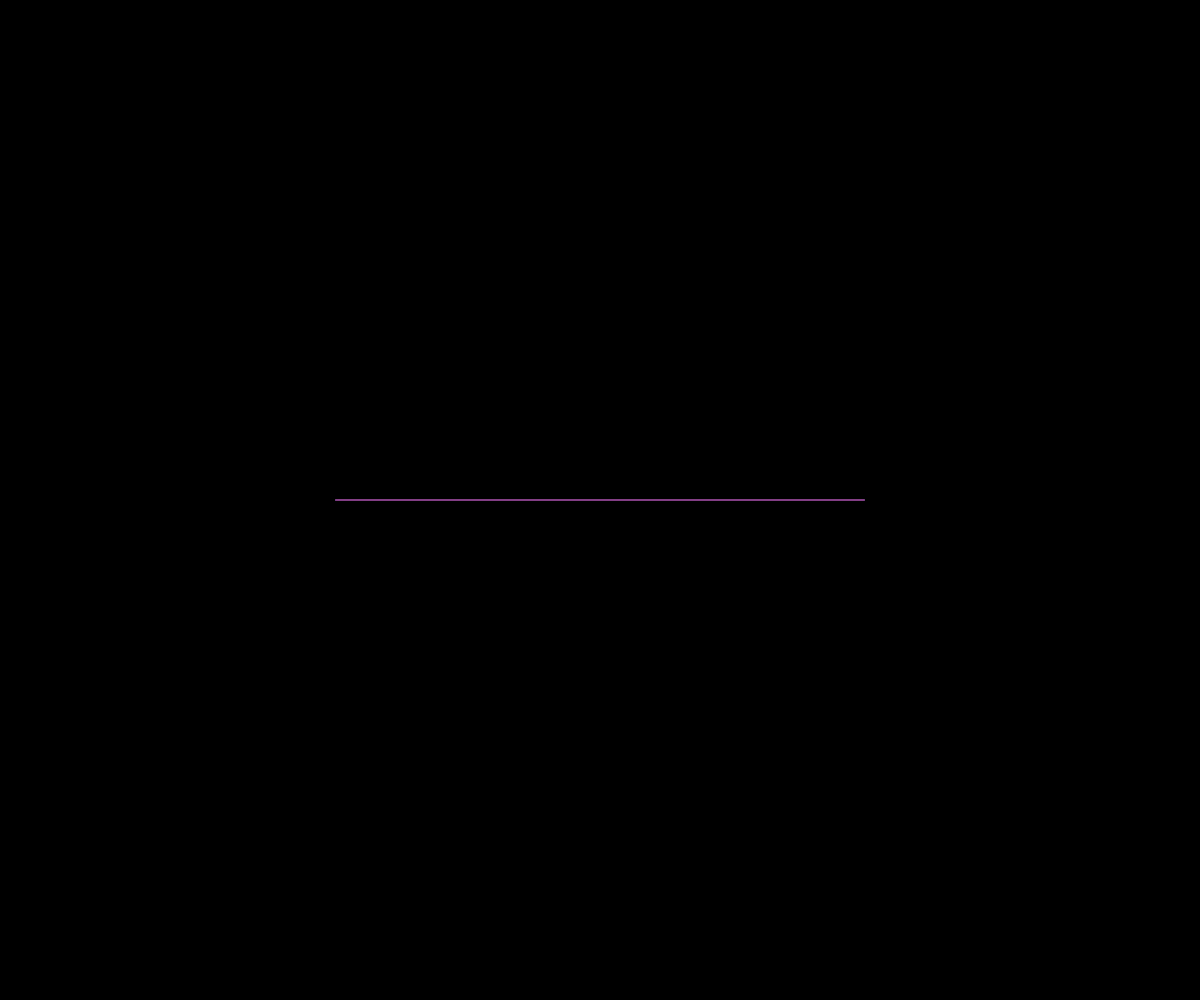
Frame 1 (no input)
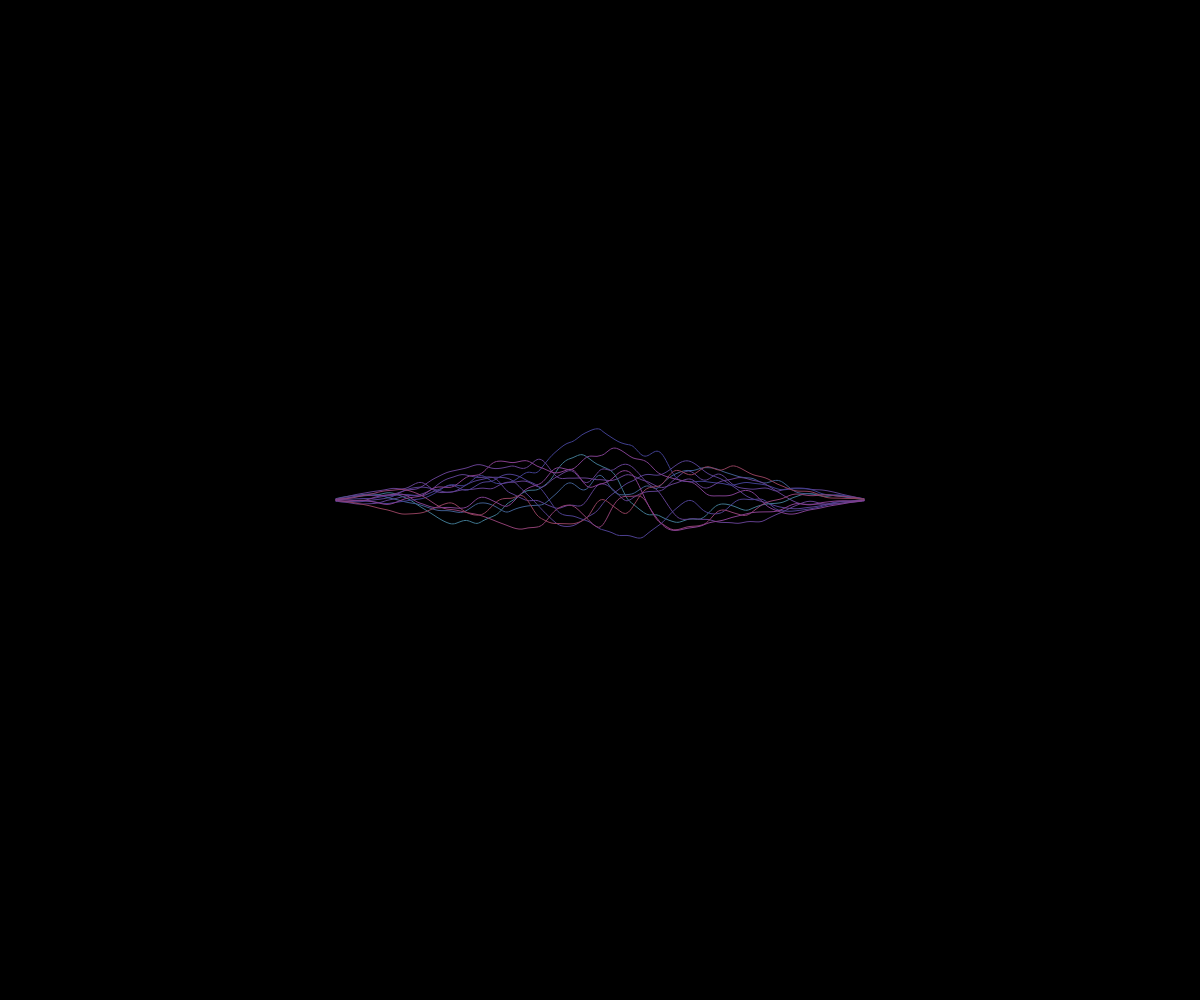
Frame 60 (no input)
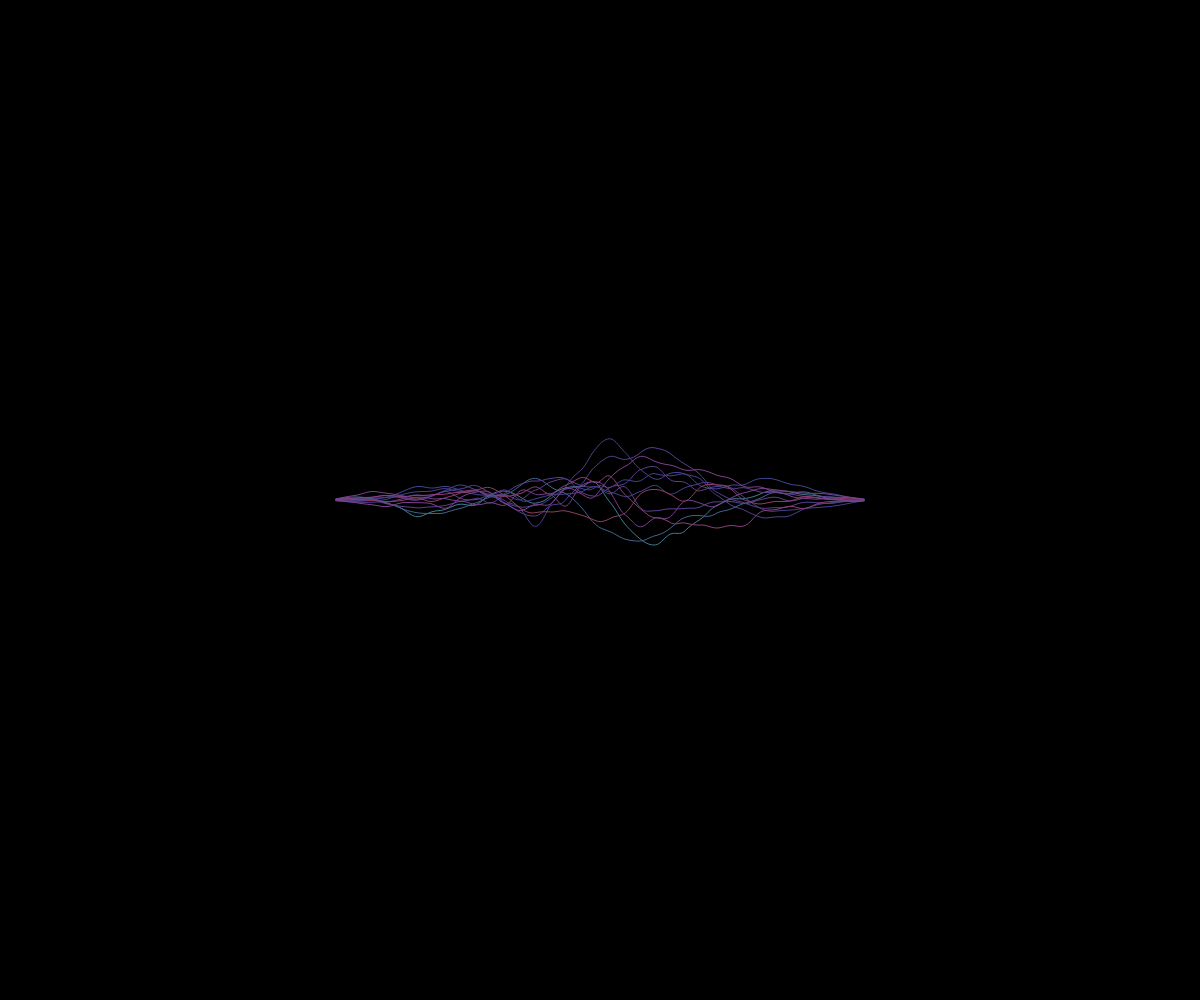
Frame 120 (the mouse pressed at the canvas centre since frame 60)

The p5.js sketch that drew these frames (run headless with seeded random() and noise() and a simulated clock; from frame 60 on, the mouse is pressed at the canvas centre):

// p5.js sketch
// ── sketch.js
function Spline (){
    this.vertices = [],
    this.colors= [],
    this.speed = (Math.random() + 0.1) * 0.0002,
    this.Color = Math.floor(Math.random() * 80 + 180)
    this.proj = [];
}
var splines = [];
var v , prevA =0 , offset =0;
var mouseJump = 0;
var a = 0;
var Scale = 9;
var length = 30;
function setup(){
    createCanvas(windowWidth,windowHeight);
    //perspective(60/180*PI , width/height ,0.0,100)
    background(0);
for(var i =0 ;i<12 ; i++){
        var spline = new Spline();
          colorMode(HSB,360);
    for(var j =0 ;j<180;j++){
     v = new p5.Vector(j / 180 * length * 2 - length,0,0);
        spline.vertices.push(v);
    c = color(j * 0.6 + spline.Color,200,200);
        spline.colors.push(c);
    }
        
        splines.push(spline);
}

}

function update(){
    for(var i =0 ;i<splines.length ; i++){
        var spline = splines[i];
    for (var j = 0; j < spline.vertices.length; j++) {
      var vector = spline.vertices[j];
     
      vector.y = map(noise(j * 0.025 + i - offset, a * spline.speed),0,1,-1,1) * 16;
     
      vector.z = map(noise(vector.x * 0.025 + i, a * spline.speed),0,1,-1,1) * 16;

      vector.y *= 1 - Math.abs(vector.x / length);
      vector.z *= 1 - Math.abs(vector.x / length);
    }
    }
    if (mouseIsPressed) {
      // console.log(frameRate());
    mouseJump += 0.001;
    if (a - prevA > PI * 50) {
      updateColor();
      prevA = a
    }
  } else {
    mouseJump -= 0.001;
  }
  mouseJump = Math.max(0, Math.min(0.07, mouseJump));
  offset += mouseJump;
    
    
}

function updateColor(){
      for(var i =0 ;i<splines.length ; i++){
        var spline = splines[i];
    colorMode(HSB, 360);
    var Color = Math.abs((spline.Color - offset * 10) % 360);
    for (var j = 0; j < spline.colors.length; j++) {
      spline.colors[j] = color(j*0.6 + Color,200,200);
    }
      }

}
function show(){ 
    background(0);
    push();
    strokeWeight(1);
    translate(width/2,height/2);
   noFill();
    stroke(255);
    colorMode(HSB, 360);
    for(var j =0 ;j<splines.length ; j++){
        
        var spline = splines[j];
//        var grad = this.drawingContext.createLinearGradient(spline.vertices[0].x,0,spline.vertices[179].x,0);
//        grad.addColorStop(0,spline.colors[0]);
//        grad.addColorStop(1,spline.colors[179]);
//        this.drawingContext.strokeStyle = grad;
    beginShape();
    stroke(spline.colors[floor(j*180/splines.length)]);
    for(var i = 1; i< spline.vertices.length; i++){
//        stroke(spline.colors[i]);
//   line(spline.vertices[i-1].x *Scale,spline.vertices[i-1].y*Scale,spline.vertices[i-1].z*Scale,spline.vertices[i].x *Scale,spline.vertices[i].y*Scale,spline.vertices[i].z*Scale);
        
//    vertex(spline.vertices[i].x *Scale,spline.vertices[i].y*Scale,spline.vertices[i].z*Scale);
//    }
    curveVertex(spline.vertices[i].x *Scale,spline.proj[i]*Scale);
    }
    endShape();
 
    }
       pop();
}
function RX(){
      for(var i =0 ;i<splines.length ; i++){
        var spline = splines[i];
    for (var j = 0; j < spline.vertices.length; j++) {
      var vector = spline.vertices[j];
     spline.proj[j]=vector.y*cos(a*0.001) - vector.z*sin(a*0.001)
      
    }
    }
}

function draw(){
    RX();
    update();
        a+=5;
    show();
}
